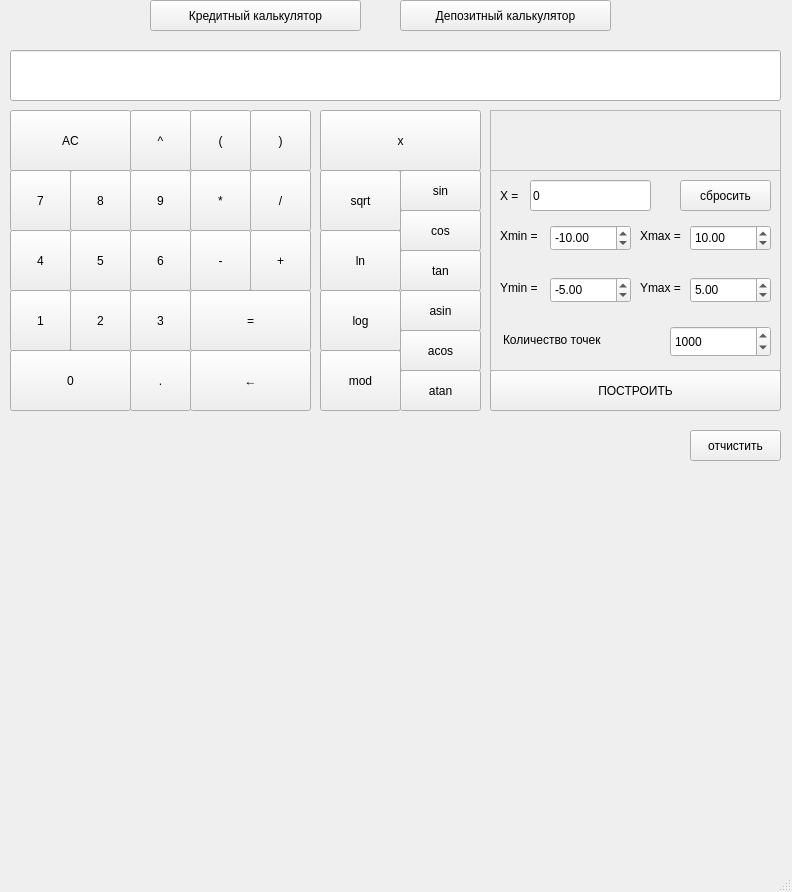
<?xml version="1.0" encoding="UTF-8"?>
<ui version="4.0">
 <class>MainWindow</class>
 <widget class="QMainWindow" name="MainWindow">
  <property name="geometry">
   <rect>
    <x>0</x>
    <y>0</y>
    <width>792</width>
    <height>892</height>
   </rect>
  </property>
  <property name="windowTitle">
   <string>Калькулятор</string>
  </property>
  <widget class="QWidget" name="centralwidget">
   <widget class="QPushButton" name="pushButtonSeven">
    <property name="geometry">
     <rect>
      <x>10</x>
      <y>170</y>
      <width>61</width>
      <height>61</height>
     </rect>
    </property>
    <property name="text">
     <string>7</string>
    </property>
   </widget>
   <widget class="QPushButton" name="pushButtonNine">
    <property name="geometry">
     <rect>
      <x>130</x>
      <y>170</y>
      <width>61</width>
      <height>61</height>
     </rect>
    </property>
    <property name="text">
     <string>9</string>
    </property>
   </widget>
   <widget class="QPushButton" name="pushButtonFive">
    <property name="geometry">
     <rect>
      <x>70</x>
      <y>230</y>
      <width>61</width>
      <height>61</height>
     </rect>
    </property>
    <property name="text">
     <string>5</string>
    </property>
   </widget>
   <widget class="QPushButton" name="pushButtonFour">
    <property name="geometry">
     <rect>
      <x>10</x>
      <y>230</y>
      <width>61</width>
      <height>61</height>
     </rect>
    </property>
    <property name="text">
     <string>4</string>
    </property>
   </widget>
   <widget class="QPushButton" name="pushButtonEight">
    <property name="geometry">
     <rect>
      <x>70</x>
      <y>170</y>
      <width>61</width>
      <height>61</height>
     </rect>
    </property>
    <property name="text">
     <string>8</string>
    </property>
   </widget>
   <widget class="QPushButton" name="pushButtonSix">
    <property name="geometry">
     <rect>
      <x>130</x>
      <y>230</y>
      <width>61</width>
      <height>61</height>
     </rect>
    </property>
    <property name="text">
     <string>6</string>
    </property>
   </widget>
   <widget class="QPushButton" name="pushButtonThree">
    <property name="geometry">
     <rect>
      <x>130</x>
      <y>290</y>
      <width>61</width>
      <height>61</height>
     </rect>
    </property>
    <property name="text">
     <string>3</string>
    </property>
   </widget>
   <widget class="QPushButton" name="pushButtonTwo">
    <property name="geometry">
     <rect>
      <x>70</x>
      <y>290</y>
      <width>61</width>
      <height>61</height>
     </rect>
    </property>
    <property name="text">
     <string>2</string>
    </property>
   </widget>
   <widget class="QPushButton" name="pushButtonOne">
    <property name="geometry">
     <rect>
      <x>10</x>
      <y>290</y>
      <width>61</width>
      <height>61</height>
     </rect>
    </property>
    <property name="text">
     <string>1</string>
    </property>
   </widget>
   <widget class="QPushButton" name="pushButtonZero">
    <property name="geometry">
     <rect>
      <x>10</x>
      <y>350</y>
      <width>121</width>
      <height>61</height>
     </rect>
    </property>
    <property name="text">
     <string>0</string>
    </property>
   </widget>
   <widget class="QPushButton" name="pushButtonPlus">
    <property name="geometry">
     <rect>
      <x>250</x>
      <y>230</y>
      <width>61</width>
      <height>61</height>
     </rect>
    </property>
    <property name="text">
     <string>+</string>
    </property>
   </widget>
   <widget class="QPushButton" name="pushButtonMinus">
    <property name="geometry">
     <rect>
      <x>190</x>
      <y>230</y>
      <width>61</width>
      <height>61</height>
     </rect>
    </property>
    <property name="text">
     <string>-</string>
    </property>
   </widget>
   <widget class="QPushButton" name="pushButtonMult">
    <property name="geometry">
     <rect>
      <x>190</x>
      <y>170</y>
      <width>61</width>
      <height>61</height>
     </rect>
    </property>
    <property name="text">
     <string>*</string>
    </property>
   </widget>
   <widget class="QPushButton" name="pushButtonEqual">
    <property name="geometry">
     <rect>
      <x>190</x>
      <y>290</y>
      <width>121</width>
      <height>61</height>
     </rect>
    </property>
    <property name="text">
     <string>=</string>
    </property>
   </widget>
   <widget class="QPushButton" name="pushButtonDot">
    <property name="geometry">
     <rect>
      <x>130</x>
      <y>350</y>
      <width>61</width>
      <height>61</height>
     </rect>
    </property>
    <property name="text">
     <string>.</string>
    </property>
   </widget>
   <widget class="QPushButton" name="pushButtonPow">
    <property name="geometry">
     <rect>
      <x>130</x>
      <y>110</y>
      <width>61</width>
      <height>61</height>
     </rect>
    </property>
    <property name="text">
     <string>^</string>
    </property>
   </widget>
   <widget class="QPushButton" name="pushButtonAC">
    <property name="geometry">
     <rect>
      <x>10</x>
      <y>110</y>
      <width>121</width>
      <height>61</height>
     </rect>
    </property>
    <property name="text">
     <string>AC</string>
    </property>
   </widget>
   <widget class="QPushButton" name="pushButtonBack">
    <property name="geometry">
     <rect>
      <x>190</x>
      <y>350</y>
      <width>121</width>
      <height>61</height>
     </rect>
    </property>
    <property name="text">
     <string>←</string>
    </property>
   </widget>
   <widget class="QPushButton" name="pushButtonCloseBrace">
    <property name="geometry">
     <rect>
      <x>250</x>
      <y>110</y>
      <width>61</width>
      <height>61</height>
     </rect>
    </property>
    <property name="text">
     <string>)</string>
    </property>
   </widget>
   <widget class="QPushButton" name="pushButtonOpenBrace">
    <property name="geometry">
     <rect>
      <x>190</x>
      <y>110</y>
      <width>61</width>
      <height>61</height>
     </rect>
    </property>
    <property name="text">
     <string>(</string>
    </property>
   </widget>
   <widget class="QPushButton" name="pushButtonDivision">
    <property name="geometry">
     <rect>
      <x>250</x>
      <y>170</y>
      <width>61</width>
      <height>61</height>
     </rect>
    </property>
    <property name="text">
     <string>/</string>
    </property>
   </widget>
   <widget class="QPushButton" name="pushButtonSin">
    <property name="geometry">
     <rect>
      <x>400</x>
      <y>170</y>
      <width>81</width>
      <height>41</height>
     </rect>
    </property>
    <property name="text">
     <string>sin</string>
    </property>
   </widget>
   <widget class="QPushButton" name="pushButtonCos">
    <property name="geometry">
     <rect>
      <x>400</x>
      <y>210</y>
      <width>81</width>
      <height>41</height>
     </rect>
    </property>
    <property name="text">
     <string>cos</string>
    </property>
   </widget>
   <widget class="QPushButton" name="pushButtonTan">
    <property name="geometry">
     <rect>
      <x>400</x>
      <y>250</y>
      <width>81</width>
      <height>41</height>
     </rect>
    </property>
    <property name="text">
     <string>tan</string>
    </property>
   </widget>
   <widget class="QPushButton" name="pushButtonAsin">
    <property name="geometry">
     <rect>
      <x>400</x>
      <y>290</y>
      <width>81</width>
      <height>41</height>
     </rect>
    </property>
    <property name="text">
     <string>asin</string>
    </property>
   </widget>
   <widget class="QPushButton" name="pushButtonAcos">
    <property name="geometry">
     <rect>
      <x>400</x>
      <y>330</y>
      <width>81</width>
      <height>41</height>
     </rect>
    </property>
    <property name="text">
     <string>acos</string>
    </property>
   </widget>
   <widget class="QPushButton" name="pushButtonAtan">
    <property name="geometry">
     <rect>
      <x>400</x>
      <y>370</y>
      <width>81</width>
      <height>41</height>
     </rect>
    </property>
    <property name="text">
     <string>atan</string>
    </property>
   </widget>
   <widget class="QPushButton" name="pushButtonSqrt">
    <property name="geometry">
     <rect>
      <x>320</x>
      <y>170</y>
      <width>81</width>
      <height>61</height>
     </rect>
    </property>
    <property name="text">
     <string>sqrt</string>
    </property>
   </widget>
   <widget class="QPushButton" name="pushButtonLn">
    <property name="geometry">
     <rect>
      <x>320</x>
      <y>230</y>
      <width>81</width>
      <height>61</height>
     </rect>
    </property>
    <property name="text">
     <string>ln</string>
    </property>
   </widget>
   <widget class="QPushButton" name="pushButtonLog">
    <property name="geometry">
     <rect>
      <x>320</x>
      <y>290</y>
      <width>81</width>
      <height>61</height>
     </rect>
    </property>
    <property name="text">
     <string>log</string>
    </property>
   </widget>
   <widget class="QPushButton" name="pushButtonMod">
    <property name="geometry">
     <rect>
      <x>320</x>
      <y>350</y>
      <width>81</width>
      <height>61</height>
     </rect>
    </property>
    <property name="text">
     <string>mod</string>
    </property>
   </widget>
   <widget class="QLineEdit" name="exprsnStr">
    <property name="geometry">
     <rect>
      <x>10</x>
      <y>50</y>
      <width>771</width>
      <height>51</height>
     </rect>
    </property>
    <property name="text">
     <string/>
    </property>
   </widget>
   <widget class="QFrame" name="frame">
    <property name="geometry">
     <rect>
      <x>490</x>
      <y>110</y>
      <width>291</width>
      <height>61</height>
     </rect>
    </property>
    <property name="frameShape">
     <enum>QFrame::StyledPanel</enum>
    </property>
    <property name="frameShadow">
     <enum>QFrame::Raised</enum>
    </property>
    <widget class="QLabel" name="answerLabel">
     <property name="geometry">
      <rect>
       <x>10</x>
       <y>10</y>
       <width>241</width>
       <height>41</height>
      </rect>
     </property>
     <property name="text">
      <string/>
     </property>
    </widget>
   </widget>
   <widget class="QCustomPlot" name="widget" native="true">
    <property name="geometry">
     <rect>
      <x>10</x>
      <y>430</y>
      <width>771</width>
      <height>431</height>
     </rect>
    </property>
    <widget class="QPushButton" name="pushButtonClean">
     <property name="geometry">
      <rect>
       <x>680</x>
       <y>0</y>
       <width>91</width>
       <height>31</height>
      </rect>
     </property>
     <property name="text">
      <string>отчистить</string>
     </property>
    </widget>
   </widget>
   <widget class="QPushButton" name="pushButtonPlot">
    <property name="geometry">
     <rect>
      <x>490</x>
      <y>370</y>
      <width>291</width>
      <height>41</height>
     </rect>
    </property>
    <property name="text">
     <string>ПОСТРОИТЬ</string>
    </property>
   </widget>
   <widget class="QFrame" name="frame_3">
    <property name="geometry">
     <rect>
      <x>490</x>
      <y>170</y>
      <width>291</width>
      <height>201</height>
     </rect>
    </property>
    <property name="frameShape">
     <enum>QFrame::StyledPanel</enum>
    </property>
    <property name="frameShadow">
     <enum>QFrame::Raised</enum>
    </property>
    <widget class="QLabel" name="label_2">
     <property name="geometry">
      <rect>
       <x>10</x>
       <y>55</y>
       <width>61</width>
       <height>21</height>
      </rect>
     </property>
     <property name="text">
      <string>Xmin =</string>
     </property>
    </widget>
    <widget class="QLabel" name="label_4">
     <property name="geometry">
      <rect>
       <x>10</x>
       <y>107</y>
       <width>51</width>
       <height>21</height>
      </rect>
     </property>
     <property name="text">
      <string>Ymin =</string>
     </property>
    </widget>
    <widget class="QLabel" name="label_5">
     <property name="geometry">
      <rect>
       <x>150</x>
       <y>107</y>
       <width>51</width>
       <height>21</height>
      </rect>
     </property>
     <property name="text">
      <string>Ymax =</string>
     </property>
    </widget>
    <widget class="QLabel" name="label_7">
     <property name="geometry">
      <rect>
       <x>13</x>
       <y>154</y>
       <width>131</width>
       <height>31</height>
      </rect>
     </property>
     <property name="text">
      <string>Количество точек</string>
     </property>
    </widget>
    <widget class="QLabel" name="label_3">
     <property name="geometry">
      <rect>
       <x>150</x>
       <y>55</y>
       <width>51</width>
       <height>21</height>
      </rect>
     </property>
     <property name="text">
      <string>Xmax =</string>
     </property>
    </widget>
    <widget class="QDoubleSpinBox" name="yMin">
     <property name="geometry">
      <rect>
       <x>60</x>
       <y>107</y>
       <width>81</width>
       <height>26</height>
      </rect>
     </property>
     <property name="minimum">
      <double>-100.000000000000000</double>
     </property>
     <property name="maximum">
      <double>100.000000000000000</double>
     </property>
     <property name="stepType">
      <enum>QAbstractSpinBox::AdaptiveDecimalStepType</enum>
     </property>
     <property name="value">
      <double>-5.000000000000000</double>
     </property>
    </widget>
    <widget class="QDoubleSpinBox" name="xMin">
     <property name="geometry">
      <rect>
       <x>60</x>
       <y>55</y>
       <width>81</width>
       <height>26</height>
      </rect>
     </property>
     <property name="minimum">
      <double>-100.000000000000000</double>
     </property>
     <property name="maximum">
      <double>100.000000000000000</double>
     </property>
     <property name="stepType">
      <enum>QAbstractSpinBox::AdaptiveDecimalStepType</enum>
     </property>
     <property name="value">
      <double>-10.000000000000000</double>
     </property>
    </widget>
    <widget class="QDoubleSpinBox" name="xMax">
     <property name="geometry">
      <rect>
       <x>200</x>
       <y>55</y>
       <width>81</width>
       <height>26</height>
      </rect>
     </property>
     <property name="minimum">
      <double>-100.000000000000000</double>
     </property>
     <property name="maximum">
      <double>100.000000000000000</double>
     </property>
     <property name="singleStep">
      <double>0.000000000000000</double>
     </property>
     <property name="stepType">
      <enum>QAbstractSpinBox::AdaptiveDecimalStepType</enum>
     </property>
     <property name="value">
      <double>10.000000000000000</double>
     </property>
    </widget>
    <widget class="QDoubleSpinBox" name="yMax">
     <property name="geometry">
      <rect>
       <x>200</x>
       <y>107</y>
       <width>81</width>
       <height>26</height>
      </rect>
     </property>
     <property name="minimum">
      <double>-100.000000000000000</double>
     </property>
     <property name="maximum">
      <double>100.000000000000000</double>
     </property>
     <property name="stepType">
      <enum>QAbstractSpinBox::AdaptiveDecimalStepType</enum>
     </property>
     <property name="value">
      <double>5.000000000000000</double>
     </property>
    </widget>
    <widget class="QSpinBox" name="countPoint">
     <property name="geometry">
      <rect>
       <x>180</x>
       <y>156</y>
       <width>101</width>
       <height>31</height>
      </rect>
     </property>
     <property name="maximum">
      <number>10000</number>
     </property>
     <property name="singleStep">
      <number>100</number>
     </property>
     <property name="stepType">
      <enum>QAbstractSpinBox::AdaptiveDecimalStepType</enum>
     </property>
     <property name="value">
      <number>1000</number>
     </property>
    </widget>
    <widget class="QPushButton" name="pushButtonDefault">
     <property name="geometry">
      <rect>
       <x>190</x>
       <y>10</y>
       <width>91</width>
       <height>31</height>
      </rect>
     </property>
     <property name="text">
      <string>сбросить</string>
     </property>
    </widget>
    <widget class="QLabel" name="label">
     <property name="geometry">
      <rect>
       <x>10</x>
       <y>10</y>
       <width>21</width>
       <height>31</height>
      </rect>
     </property>
     <property name="text">
      <string>X = </string>
     </property>
    </widget>
    <widget class="QLineEdit" name="xStr">
     <property name="geometry">
      <rect>
       <x>40</x>
       <y>10</y>
       <width>121</width>
       <height>31</height>
      </rect>
     </property>
     <property name="text">
      <string>0</string>
     </property>
    </widget>
   </widget>
   <widget class="QPushButton" name="pushButtonX">
    <property name="geometry">
     <rect>
      <x>320</x>
      <y>110</y>
      <width>161</width>
      <height>61</height>
     </rect>
    </property>
    <property name="text">
     <string>x</string>
    </property>
   </widget>
   <widget class="QPushButton" name="pushButtonCreditWindow">
    <property name="geometry">
     <rect>
      <x>150</x>
      <y>0</y>
      <width>211</width>
      <height>31</height>
     </rect>
    </property>
    <property name="text">
     <string>Кредитный калькулятор</string>
    </property>
   </widget>
   <widget class="QPushButton" name="pushButtonDepositWindow">
    <property name="geometry">
     <rect>
      <x>400</x>
      <y>0</y>
      <width>211</width>
      <height>31</height>
     </rect>
    </property>
    <property name="text">
     <string>Депозитный калькулятор</string>
    </property>
   </widget>
  </widget>
  <widget class="QStatusBar" name="statusBar"/>
  <action name="actionserwr">
   <property name="text">
    <string>serwr</string>
   </property>
  </action>
 </widget>
 <customwidgets>
  <customwidget>
   <class>QCustomPlot</class>
   <extends>QWidget</extends>
   <header>qcustomplot.h</header>
   <container>1</container>
  </customwidget>
 </customwidgets>
 <resources/>
 <connections/>
</ui>
